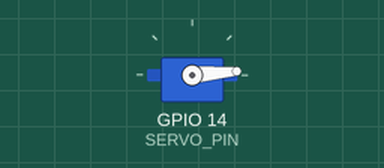
Recording of a sketch running on a simulated ESP32. On the bench: servo.

Above: at 0.05 s.
At 0.45 s:
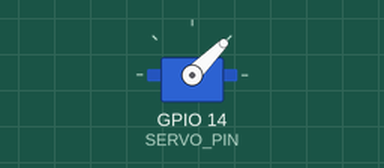
At 0.9 s:
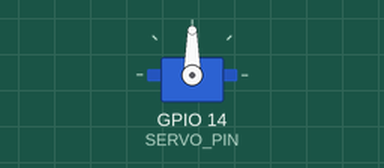
At 1.8 s:
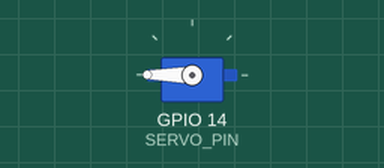
Timing chart, 0 to 4.2 s (numbered marks = the images above):
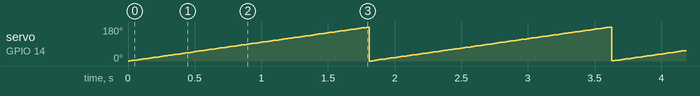

The sketch:

Ex_Arduino_Servo.ino
```cpp
#define SERVO_PIN 14

#include <ESP32Servo.h>

#define SERVO_PIN 14

Servo myServo;


void setup() {
    myServo.attach(SERVO_PIN);
    myServo.write(0);
}

void loop() {
    for(int i=0;i<=180;i++)
    {
        myServo.write(i);
        delay(10);

    }
   // myServo.write(0);
    //delay(1000);
    //myServo.write(180);
    //delay(1000);
}
```

Measured:
- by itself, servo on GPIO 14 (SERVO_PIN): ramps from 0° to 180° and jumps back, once every 1.8 s
